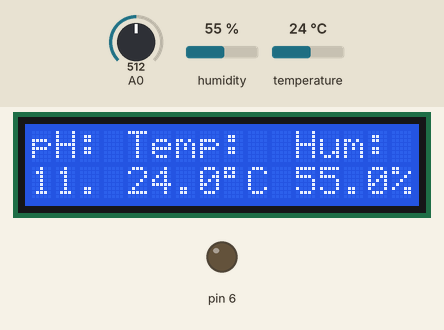
The sketch below on a simulated Arduino Uno, built with avr-gcc and run on an emulated ATmega328P. Parts: 16×2 character LCD, output pins drawn as LEDs (lit = HIGH). The inputs (shaded band) are chosen by the test bench; at power-on: humidity 55 %, A0 = 512, temperature 24 °C.

Above: at 3.6 s.
3.7 s: humidity set to 22 %
At 7.4 s:
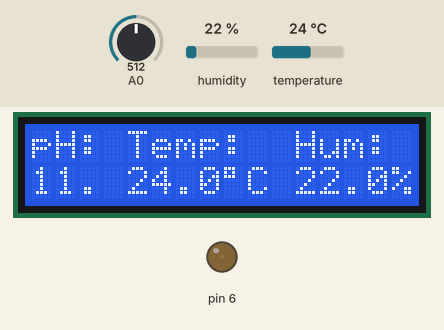
9.1 s: A0 set to 716
At 11.6 s:
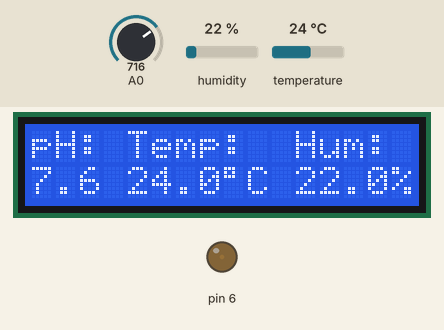
14.5 s: temperature set to 12 °C
At 20.0 s:
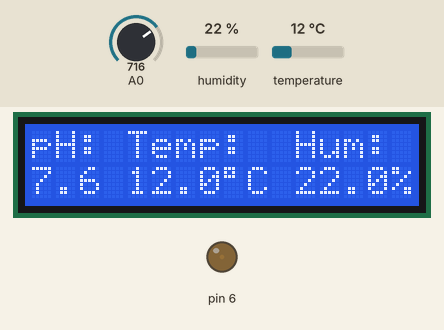
20.7 s: A0 set to 900
At 24.2 s:
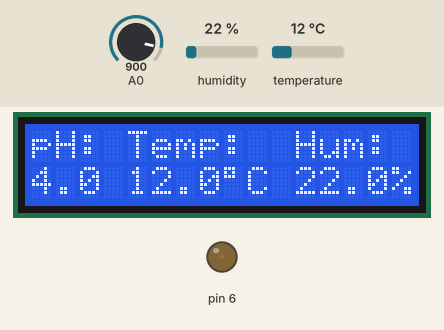
26.1 s: humidity set to 40 %
At 28.4 s:
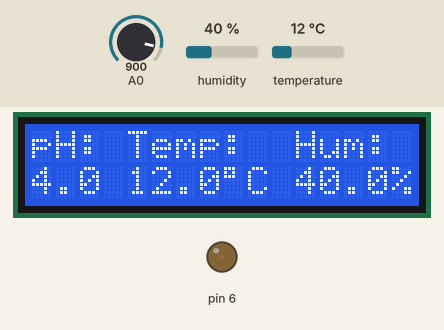
31.5 s: A0 set to 1023
At 35.6 s:
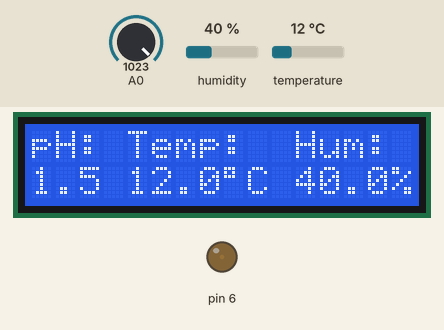
Timing chart, 0 to 37.1 s (numbered marks = the images above; inputs shaded):
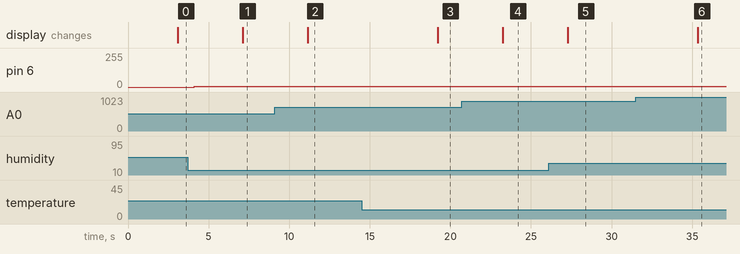

Measured:
- after the input at 3.7 s, the display: changes after 3.4 s (image 1)
- after the input at 9.1 s, the display: changes after 2.1 s (image 2)
- after the input at 14.5 s, the display: changes after 4.7 s (image 3)
- after the input at 20.7 s, the display: changes after 2.6 s (image 4)
- after the input at 26.1 s, the display: changes after 1.2 s (image 5)
- after the input at 31.5 s, the display: changes after 3.8 s (image 6)

The sketch:

Plantbuddy_code1.ino
```cpp
#include <Wire.h>
#include <LiquidCrystal_I2C.h>
#include <LiquidCrystal.h>
#include <DHT.h>

#define DHTTYPE DHT11
#define DHTPIN 7

LiquidCrystal lcd(12, 11, 5, 4, 3, 2);

DHT dht(DHTPIN, DHTTYPE);

float calibration_value = 21.34;
int phval = 0;
unsigned long int avgval;
int buffer_arr[10],temp;
void setup()
{
 Serial.begin(9600);
 pinMode(A0, INPUT);
 dht.begin();
 pinMode(7, INPUT);
 lcd.begin(16,2);
 lcd.setCursor(0,1);
 lcd.print("Ph/temp/hum");
}


void loop() {
  delay(2000);
  float Humidity = dht.readHumidity();
  float Temperature = dht.readTemperature();

  int sensorValue = analogRead(A0);
  float voltage = sensorValue * (5.0 / 1500);
  delay(1000);
  float pHvalue = (7 + ((2.5 - voltage)/0.167));

 lcd.clear();
 lcd.setCursor(0, 0);
 lcd.print("pH:");
 lcd.setCursor(0, 1);
 lcd.print(pHvalue);
 lcd.setCursor(3, 1);
 lcd.print(" ");
 lcd.setCursor(4, 0);
 lcd.print("Temp:");
 lcd.setCursor(4, 1);
 lcd.print(Temperature,1);
 lcd.print((char)223);
 lcd.print("C");
 lcd.setCursor(10, 1);
 lcd.print(" ");
 lcd.setCursor(11, 0);
 lcd.print("Hum:");
 lcd.setCursor(11, 1);
 lcd.print(Humidity,1);
 lcd.print("%");
 delay(1000);
 pinMode(6, OUTPUT);
 analogWrite(6, 5);
}
```
